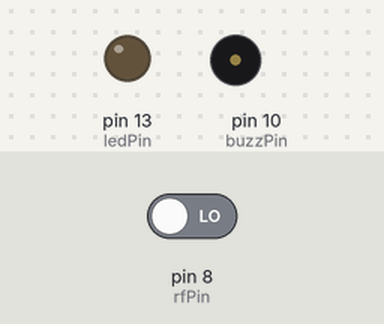
Bench run of a sketch on a simulated Arduino Uno, built with avr-gcc and run on an emulated ATmega328P. Parts: output pins drawn as LEDs (lit = HIGH), buzzer (waves = sounding, pin HIGH). The inputs (shaded band) are chosen by the test bench; at power-on: pin 8 (rfPin) LOW.

Above: at 1.2 s.
1.3 s: pin 8 (rfPin) driven HIGH
At 1.6 s:
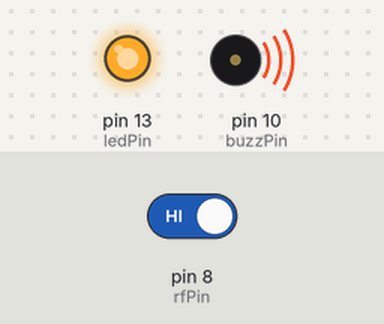
4.3 s: pin 8 (rfPin) driven LOW
At 5.8 s:
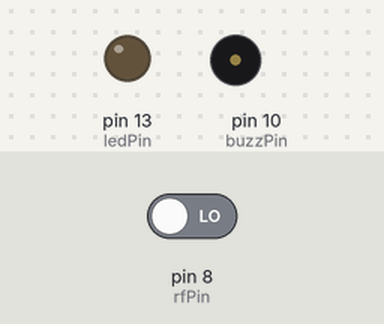
Timing chart, 0 to 7.3 s (numbered marks = the images above; inputs shaded):
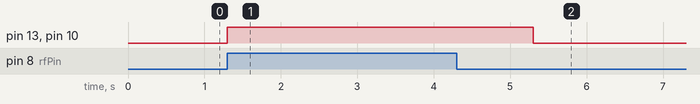

The sketch:

RF.ino
```cpp
#define ledPin 13
#define rfPin 8
#define buzzPin 10
void setup() {
  // put your setup code here, to run once:
  pinMode(ledPin,OUTPUT);
  pinMode(rfPin,INPUT);
  pinMode(buzzPin,OUTPUT);


}

void loop() {
  // put your main code here, to run repeatedly:
  if(digitalRead(rfPin)==HIGH)
  {
digitalWrite(ledPin,HIGH);
digitalWrite(buzzPin,HIGH);
delay(2000);
  }
  else
  digitalWrite(ledPin,LOW);
  digitalWrite(buzzPin,LOW);
}
```

Measured:
- after the input at 1.3 s, pin 13 (ledPin), pin 10 (buzzPin): LOW → HIGH at once
- after the input at 4.3 s, pin 13 (ledPin), pin 10 (buzzPin): HIGH → LOW after 1.0 s
